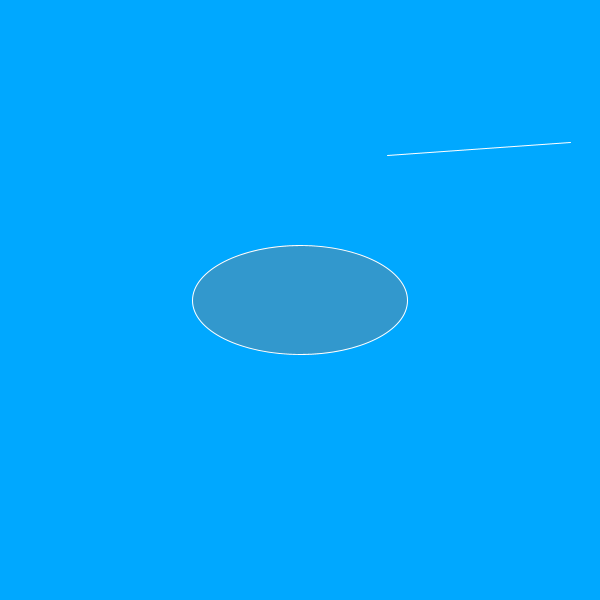
Frame 1 (no input)
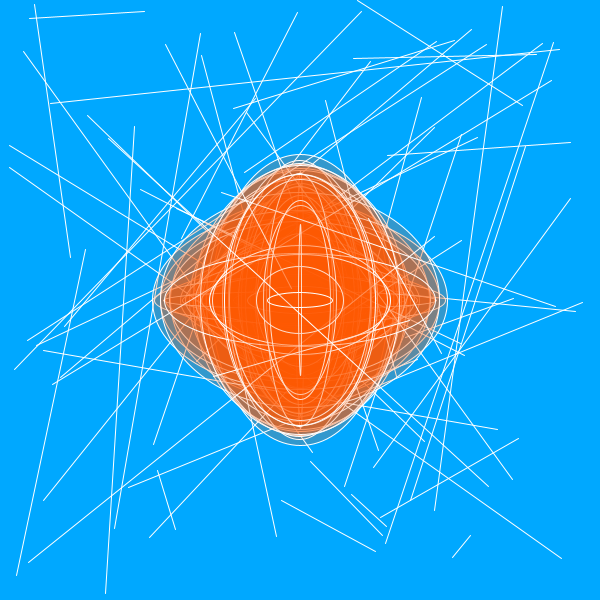
Frame 60 (the mouse pressed at the canvas centre just before this capture)
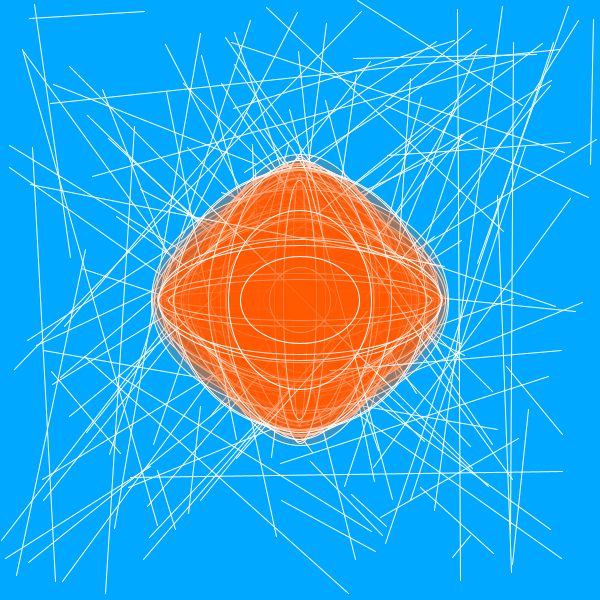
Frame 120 (the mouse held since frame 60 and released just before this capture)

The Processing sketch that drew these frames (run headless with seeded random() and noise(); from frame 60 on, the mouse is pressed at the canvas centre):

// Processing sketch: processing_37608
// ── processing_37608.pde

void setup() {
size(600,600);
background(0,168,255);

stroke(255);
fill(100);
rect(0,600,100,400);

}

void draw() {
//background(random(255));

//background(random(255));
stroke(255);
fill(0,0,255);
line(random(600),random(600),random(600),random(600));

stroke(255);
fill(255,85,0,50);
ellipse(300,300,random(-300,300),random(-300,300));

/*fill(random(255));
ellipse(random(600),random(600),mouseX,mouseY);
*/
}
